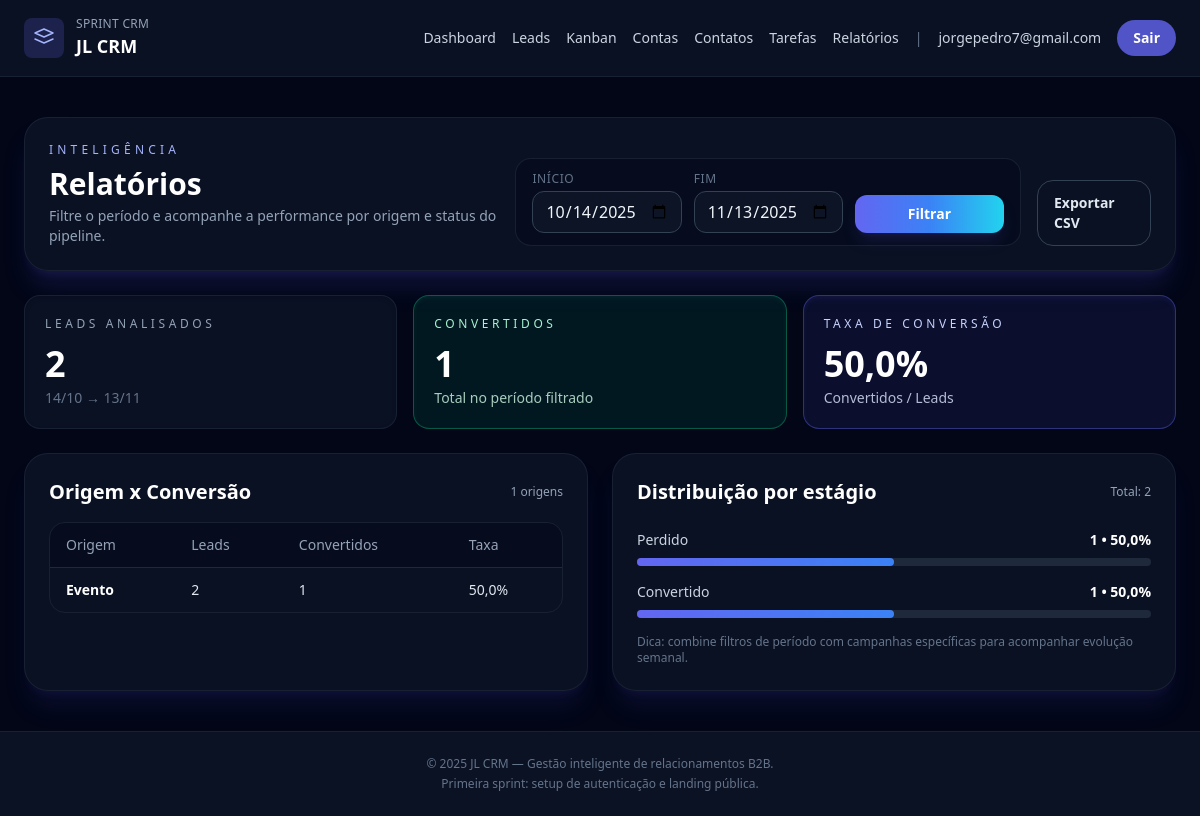
The app's page /reports/ (signed in) with its own data.
### users/models.py (models this page shows, shortened)
class User(AbstractUser):
    username = None
    email = models.EmailField('E-mail', unique=True)
    date_joined = models.DateTimeField(default=timezone.now)
    USERNAME_FIELD = 'email'
    REQUIRED_FIELDS = []
    objects = CustomUserManager()

### leads/models.py (models this page shows, shortened)
class Lead(models.Model):
    class Status(models.TextChoices):
        NEW = 'novo', 'Novo'
        QUALIFIED = 'qualificado', 'Qualificado'
        CONVERTED = 'convertido', 'Convertido'
        LOST = 'perdido', 'Perdido'
    class Source(models.TextChoices):
        INBOUND = 'inbound', 'Inbound'
        OUTBOUND = 'outbound', 'Outbound'
        REFERRAL = 'indicacao', 'Indicação'
        EVENT = 'evento', 'Evento'
        OTHER = 'outro', 'Outro'
    owner = models.ForeignKey(
        settings.AUTH_USER_MODEL,
        on_delete=models.CASCADE,
        related_name='leads',
    )
    account = models.ForeignKey(
        'accounts.Account',
        on_delete=models.SET_NULL,
        related_name='leads',
        null=True,
        blank=True,
    )
    contact = models.ForeignKey(
        'contacts.Contact',
        on_delete=models.SET_NULL,
        related_name='leads',
        null=True,
        blank=True,
    )
    name = models.CharField('Nome do lead', max_length=150)
    email = models.EmailField('E-mail')
    phone = models.CharField('Telefone', max_length=20, blank=True)
    source = models.CharField(
        'Origem',
        max_length=20,
        choices=Source.choices,
        default=Source.INBOUND,
    )
    status = models.CharField(
        'Status',
        max_length=20,
        choices=Status.choices,
        default=Status.NEW,
    )
    notes = models.TextField('Observações', blank=True)
    position = models.PositiveIntegerField('Posição', default=0)
    created_at = models.DateTimeField('Criado em', auto_now_add=True)
    updated_at = models.DateTimeField('Atualizado em', auto_now=True)
    class Meta:
        ordering = ['-created_at']
        verbose_name = 'Lead'
        verbose_name_plural = 'Leads'
        unique_together = ('owner', 'email')

### core/views.py (the view, shortened to what this page needs)
# urls.py: path('reports/', ReportsView.as_view(), name='reports'),
class ReportsView(LoginRequiredMixin, TemplateView):
    template_name = 'reports/report.html'
    login_url = 'users:login'
    def _parse_date(self, value):
        if not value:
            return None
        try:
            return datetime.strptime(value, '%Y-%m-%d').date()
        except ValueError:
            return None
    def _get_date_filters(self):
        today = timezone.localdate()
        default_start = today - timedelta(days=30)
        start_param = self.request.GET.get('data_inicio')
        end_param = self.request.GET.get('data_fim')
        start_date = self._parse_date(start_param) or default_start
        end_date = self._parse_date(end_param) or today
        if start_date > end_date:
            start_date, end_date = end_date, start_date
        return start_date, end_date
    def get_context_data(self, **kwargs):
        context = super().get_context_data(**kwargs)
        user = self.request.user
        start_date, end_date = self._get_date_filters()
        base_qs = Lead.objects.filter(owner=user)
        if start_date:
            base_qs = base_qs.filter(created_at__date__gte=start_date)
        if end_date:
            base_qs = base_qs.filter(created_at__date__lte=end_date)
        total_leads = base_qs.count()
        converted_total = base_qs.filter(status=Lead.Status.CONVERTED).count()
        conversion_rate = (
            round((converted_total / total_leads) * 100, 1) if total_leads else 0
        )
        source_rows = (
            base_qs.values('source')
            .annotate(
                total=Count('id'),
                converted=Count('id', filter=Q(status=Lead.Status.CONVERTED)),
            )
            .order_by('-total')
        )
        source_summary = []
        for row in source_rows:
            total = row['total']
            converted = row['converted']
            source_value = row['source']
            label = dict(Lead.Source.choices).get(source_value, 'Não informado')
            source_summary.append(
                {
                    'source': source_value,
                    'label': label,
                    'total': total,
                    'converted': converted,
                    'conversion_rate': round((converted / total) * 100, 1)
                    if total
                    else 0,
                }
            )
        status_rows = (
            base_qs.values('status')
            .annotate(total=Count('id'))
            .order_by('-total')
        )
        status_summary = []
        for row in status_rows:
            status_value = row['status']
            status_summary.append(
                {
                    'status': status_value,
                    'label': dict(Lead.Status.choices).get(status_value, status_value),
                    'total': row['total'],
                    'percent': round((row['total'] / total_leads) * 100, 1)
                    if total_leads
                    else 0,
                }
            )
        context.update(
            {
                'filter_start': start_date,
                'filter_end': end_date,
                'total_leads': total_leads,
                'converted_total': converted_total,
                'conversion_rate': conversion_rate,
                'source_summary': source_summary,
                'status_summary': status_summary,
            }
        )
        return context
    def render_to_response(self, context, **response_kwargs):
        if self.request.GET.get('export') == 'csv':
            return self._export_csv(context)
        return super().render_to_response(context, **response_kwargs)

### templates/reports/report.html (shortened to what this page needs)
{% extends 'base.html' %}
{% block content %}
<section class="space-y-6">
    <header class="rounded-3xl border border-slate-800/70 bg-slate-900/70 p-6 shadow-xl shadow-indigo-900/30">
        <div class="flex flex-col gap-4 md:flex-row md:items-end md:justify-between">
            <div>
                <p class="text-xs uppercase tracking-[0.35em] text-indigo-300">Inteligência</p>
                <h1 class="mt-2 text-3xl font-semibold text-white">Relatórios</h1>
                <p class="mt-1 text-sm text-slate-400">Filtre o período e acompanhe a performance por origem e status do pipeline.</p>
            </div>
            <form method="get" class="grid gap-3 rounded-2xl border border-slate-800/70 bg-slate-950/40 px-4 py-3 text-sm md:grid-cols-3">
                <label class="flex flex-col gap-1 text-slate-300">
                    <span class="text-xs uppercase tracking-wider text-slate-500">Início</span>
                    <input type="date" name="data_inicio" value="{{ filter_start|date:'Y-m-d' }}" class="rounded-xl border border-slate-700 bg-slate-900/70 px-3 py-2 text-slate-100 focus:border-indigo-400 focus:outline-none focus:ring-2 focus:ring-indigo-400/30">
                </label>
                <label class="flex flex-col gap-1 text-slate-300">
                    <span class="text-xs uppercase tracking-wider text-slate-500">Fim</span>
                    <input type="date" name="data_fim" value="{{ filter_end|date:'Y-m-d' }}" class="rounded-xl border border-slate-700 bg-slate-900/70 px-3 py-2 text-slate-100 focus:border-indigo-400 focus:outline-none focus:ring-2 focus:ring-indigo-400/30">
                </label>
                <button type="submit" class="mt-2 rounded-xl bg-gradient-to-r from-indigo-500 via-blue-500 to-cyan-400 px-4 py-2 font-semibold text-white shadow-lg shadow-indigo-900/30 transition hover:opacity-90 md:mt-6">Filtrar</button>
            </form>
            <a href="?data_inicio={{ filter_start|date:'Y-m-d' }}&data_fim={{ filter_end|date:'Y-m-d' }}&export=csv" class="inline-flex items-center justify-center rounded-2xl border border-slate-700 px-4 py-3 text-sm font-semibold text-slate-200 transition hover:border-indigo-400">
                Exportar CSV
            </a>
        </div>
    </header>
    <div class="grid gap-4 md:grid-cols-3">
        <div class="rounded-2xl border border-slate-800/70 bg-slate-900/70 p-5 shadow-inner shadow-black/20">
            <p class="text-xs uppercase tracking-[0.3em] text-slate-400">Leads analisados</p>
            <p class="mt-3 text-4xl font-semibold text-white">{{ total_leads }}</p>
            <p class="mt-1 text-sm text-slate-500">{{ filter_start|date:'d/m' }} → {{ filter_end|date:'d/m' }}</p>
        </div>
        <div class="rounded-2xl border border-emerald-500/40 bg-emerald-500/10 p-5 shadow-inner shadow-emerald-900/20">
            <p class="text-xs uppercase tracking-[0.3em] text-emerald-200">Convertidos</p>
            <p class="mt-3 text-4xl font-semibold text-white">{{ converted_total }}</p>
            <p class="mt-1 text-sm text-emerald-100/80">Total no período filtrado</p>
        </div>
        <div class="rounded-2xl border border-indigo-500/40 bg-indigo-500/10 p-5 shadow-inner shadow-indigo-900/20">
            <p class="text-xs uppercase tracking-[0.3em] text-indigo-200">Taxa de conversão</p>
            <p class="mt-3 text-4xl font-semibold text-white">{{ conversion_rate }}%</p>
            <p class="mt-1 text-sm text-indigo-100/80">Convertidos / Leads</p>
        </div>
    </div>
    {% if total_leads %}
        <div class="grid gap-6 lg:grid-cols-2">
            <div class="rounded-3xl border border-slate-800/70 bg-slate-900/70 p-6 shadow-xl shadow-indigo-900/20">
                <div class="flex items-center justify-between">
                    <h2 class="text-xl font-semibold text-white">Origem x Conversão</h2>
                    <span class="text-xs text-slate-400">{{ source_summary|length }} origens</span>
                </div>
                <div class="mt-4 overflow-x-auto rounded-2xl border border-slate-800/70">
                    <table class="min-w-full divide-y divide-slate-800 text-sm">
                        <thead class="bg-slate-950/40 text-slate-400">
                            <tr>
                                <th class="px-4 py-3 text-left font-medium">Origem</th>
                                <th class="px-4 py-3 text-left font-medium">Leads</th>
                                <th class="px-4 py-3 text-left font-medium">Convertidos</th>
                                <th class="px-4 py-3 text-left font-medium">Taxa</th>
                            </tr>
                        </thead>
                        <tbody class="divide-y divide-slate-800 text-slate-200">
                            {% for row in source_summary %}
                                <tr class="hover:bg-slate-900/60">
                                    <td class="px-4 py-3 font-semibold text-white">{{ row.label }}</td>
                                    <td class="px-4 py-3">{{ row.total }}</td>
                                    <td class="px-4 py-3">{{ row.converted }}</td>
                                    <td class="px-4 py-3">{{ row.conversion_rate }}%</td>
                                </tr>
                            {% endfor %}
                        </tbody>
                    </table>
                </div>
            </div>
            <div class="rounded-3xl border border-slate-800/70 bg-slate-900/70 p-6 shadow-xl shadow-indigo-900/20">
                <div class="flex items-center justify-between">
                    <h2 class="text-xl font-semibold text-white">Distribuição por estágio</h2>
                    <span class="text-xs text-slate-400">Total: {{ total_leads }}</span>
                </div>
                <div class="mt-6 space-y-4">
                    {% for row in status_summary %}
                        <div>
                            <div class="flex items-center justify-between text-sm text-slate-300">
                                <p>{{ row.label }}</p>
                                <p class="text-white font-semibold">{{ row.total }} • {{ row.percent }}%</p>
                            </div>
                            <div class="mt-2 h-2 rounded-full bg-slate-800">
                                <div class="h-full rounded-full bg-gradient-to-r from-indigo-500 to-blue-500" data-bar-percent="{{ row.percent }}"></div>
                            </div>
                        </div>
                    {% endfor %}
                </div>
                <p class="mt-4 text-xs text-slate-500">Dica: combine filtros de período com campanhas específicas para acompanhar evolução semanal.</p>
            </div>
        </div>
    {% else %}
        <div class="rounded-3xl border border-dashed border-slate-700 bg-slate-900/40 p-10 text-center text-slate-400">
            <p class="text-lg font-semibold text-white">Sem dados no intervalo selecionado</p>
            <p class="mt-2">Ajuste o filtro de datas ou cadastre novos leads para visualizar os gráficos.</p>
        </div>
    {% endif %}
</section>
{% endblock %}

### templates/base.html (shortened to what this page needs)
{% load static %}
<!DOCTYPE html>
<html lang="pt-BR" class="bg-slate-950">
<head>
    <script src="https://cdn.tailwindcss.com?plugins=forms,typography"></script>
</head>
<body class="min-h-screen bg-slate-950 font-sans text-slate-100">
    <div class="absolute inset-0 -z-10 bg-gradient-to-br from-slate-900 via-slate-950 to-slate-900"></div>
    <div class="absolute inset-x-0 top-0 -z-10 h-96 bg-gradient-to-br from-indigo-600/30 via-blue-500/10 to-transparent blur-3xl"></div>
    <header class="border-b border-slate-800/70 bg-slate-900/70 backdrop-blur">
        <div class="mx-auto flex w-full max-w-7xl items-center justify-between px-6 py-4">
            <a href="/" class="flex items-center gap-3">
                <span class="rounded-lg bg-indigo-500/20 p-2 text-indigo-300">
                    <svg xmlns="http://www.w3.org/2000/svg" class="h-6 w-6" fill="none" viewBox="0 0 24 24" stroke="currentColor">
                        <path stroke-linecap="round" stroke-linejoin="round" stroke-width="1.5" d="M3 7l9-4 9 4-9 4-9-4zm0 6l9 4 9-4" />
                    </svg>
                </span>
                <div>
                    <p class="text-xs uppercase tracking-wide text-slate-400">Sprint CRM</p>
                    <p class="text-lg font-semibold text-white">JL CRM</p>
                </div>
            </a>
            <nav class="flex flex-wrap items-center gap-4 text-sm font-medium text-slate-300">
                {% if user.is_authenticated %}
                    <a href="{% url 'dashboard' %}" class="transition hover:text-white">Dashboard</a>
                    <a href="{% url 'leads:list' %}" class="transition hover:text-white">Leads</a>
                    <a href="{% url 'leads:kanban' %}" class="transition hover:text-white">Kanban</a>
                    <a href="{% url 'accounts:list' %}" class="transition hover:text-white">Contas</a>
                    <a href="{% url 'contacts:list' %}" class="transition hover:text-white">Contatos</a>
                    <a href="{% url 'tasks:list' %}" class="transition hover:text-white">Tarefas</a>
                    <a href="{% url 'reports' %}" class="transition hover:text-white">Relatórios</a>
                    <span class="hidden text-slate-500 sm:inline">|</span>
                    <span class="hidden text-sm text-slate-300 sm:inline">{{ user.email }}</span>
                    <form action="{% url 'users:logout' %}" method="post" class="inline">
                        <button type="submit" class="rounded-full bg-indigo-500/80 px-4 py-2 text-sm font-semibold text-white transition hover:bg-indigo-400/80">Sair</button>
                    </form>
                {% endif %}
            </nav>
        </div>
    </header>
    <main class="relative mx-auto flex w-full max-w-7xl flex-1 flex-col px-6 py-10">
        {% block content %}{% endblock %}
    </main>
    <footer class="border-t border-slate-800/70 bg-slate-900/70 py-6 text-center text-xs text-slate-500">
        <p>© {% now 'Y' %} JL CRM — Gestão inteligente de relacionamentos B2B.</p>
        <p class="mt-1">Primeira sprint: setup de autenticação e landing pública.</p>
    </footer>
</body>
</html>

### records on screen
User: email "jorgepedro7@gmail.com"
Lead: label "Perdido", total "1", percent "50,0"

### other values on screen
{{ total_leads }} "2"
{{ filter_start|date:'d/m' }} "14/10"
{{ filter_end|date:'d/m' }} "13/11"
{{ converted_total }} "1"
{{ conversion_rate }} "50,0"
{{ source_summary|length }} "1"
{{ row.label }} "Evento"
{{ row.total }} "2"
{{ row.converted }} "1"
{{ row.conversion_rate }} "50,0"
{{ row.label }} "Convertido"
{{ row.total }} "1"
{{ row.percent }} "50,0"
